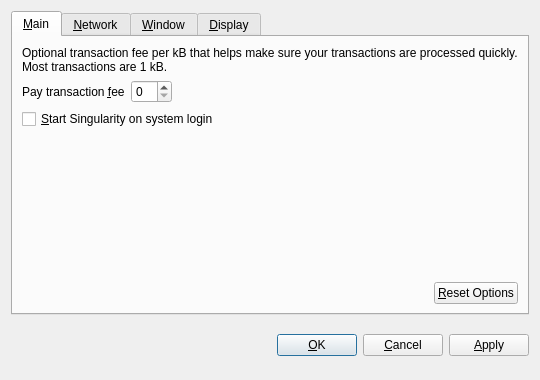
<?xml version="1.0" encoding="UTF-8"?>
<ui version="4.0">
 <class>OptionsDialog</class>
 <widget class="QDialog" name="OptionsDialog">
  <property name="geometry">
   <rect>
    <x>0</x>
    <y>0</y>
    <width>540</width>
    <height>380</height>
   </rect>
  </property>
  <property name="windowTitle">
   <string>Options</string>
  </property>
  <property name="modal">
   <bool>true</bool>
  </property>
  <layout class="QVBoxLayout" name="verticalLayout">
   <item>
    <widget class="QTabWidget" name="tabWidget">
     <property name="tabPosition">
      <enum>QTabWidget::North</enum>
     </property>
     <property name="currentIndex">
      <number>0</number>
     </property>
     <widget class="QWidget" name="tabMain">
      <attribute name="title">
       <string>&amp;Main</string>
      </attribute>
      <layout class="QVBoxLayout" name="verticalLayout_Main">
       <item>
        <widget class="QLabel" name="transactionFeeInfoLabel">
         <property name="text">
          <string>Optional transaction fee per kB that helps make sure your transactions are processed quickly. Most transactions are 1 kB.</string>
         </property>
         <property name="textFormat">
          <enum>Qt::PlainText</enum>
         </property>
         <property name="wordWrap">
          <bool>true</bool>
         </property>
        </widget>
       </item>
       <item>
        <layout class="QHBoxLayout" name="horizontalLayout_1_Main">
         <item>
          <widget class="QLabel" name="transactionFeeLabel">
           <property name="text">
            <string>Pay transaction &amp;fee</string>
           </property>
           <property name="textFormat">
            <enum>Qt::PlainText</enum>
           </property>
           <property name="buddy">
            <cstring>transactionFee</cstring>
           </property>
          </widget>
         </item>
         <item>
          <widget class="BitcoinAmountField" name="transactionFee"/>
         </item>
         <item>
          <spacer name="horizontalSpacer_1_Main">
           <property name="orientation">
            <enum>Qt::Horizontal</enum>
           </property>
           <property name="sizeHint" stdset="0">
            <size>
             <width>40</width>
             <height>20</height>
            </size>
           </property>
          </spacer>
         </item>
        </layout>
       </item>
       <item>
        <widget class="QCheckBox" name="bitcoinAtStartup">
         <property name="toolTip">
          <string>Automatically start Singularity after logging in to the system.</string>
         </property>
         <property name="text">
          <string>&amp;Start Singularity on system login</string>
         </property>
        </widget>
       </item>
       <item>
        <spacer name="verticalSpacer_Main">
         <property name="orientation">
          <enum>Qt::Vertical</enum>
         </property>
         <property name="sizeHint" stdset="0">
          <size>
           <width>20</width>
           <height>40</height>
          </size>
         </property>
        </spacer>
       </item>
       <item>
        <layout class="QHBoxLayout" name="horizontalLayout_2_Main">
         <item>
          <spacer name="horizontalSpacer_2_Main">
           <property name="orientation">
            <enum>Qt::Horizontal</enum>
           </property>
           <property name="sizeHint" stdset="0">
            <size>
             <width>40</width>
             <height>20</height>
            </size>
           </property>
          </spacer>
         </item>
         <item>
          <widget class="QPushButton" name="resetButton">
           <property name="toolTip">
            <string>Reset all client options to default.</string>
           </property>
           <property name="text">
            <string>&amp;Reset Options</string>
           </property>
           <property name="autoDefault">
            <bool>false</bool>
           </property>
          </widget>
         </item>
        </layout>
       </item>
      </layout>
     </widget>
     <widget class="QWidget" name="tabNetwork">
      <attribute name="title">
       <string>&amp;Network</string>
      </attribute>
      <layout class="QVBoxLayout" name="verticalLayout_Network">
       <item>
        <widget class="QCheckBox" name="mapPortUpnp">
         <property name="toolTip">
          <string>Automatically open the Singularity client port on the router. This only works when your router supports UPnP and it is enabled.</string>
         </property>
         <property name="text">
          <string>Map port using &amp;UPnP</string>
         </property>
        </widget>
       </item>
       <item>
        <widget class="QCheckBox" name="connectSocks">
         <property name="toolTip">
          <string>Connect to the Singularity network through a SOCKS proxy (e.g. when connecting through Tor).</string>
         </property>
         <property name="text">
          <string>&amp;Connect through SOCKS proxy:</string>
         </property>
        </widget>
       </item>
       <item>
        <layout class="QHBoxLayout" name="horizontalLayout_Network">
         <item>
          <widget class="QLabel" name="proxyIpLabel">
           <property name="text">
            <string>Proxy &amp;IP:</string>
           </property>
           <property name="textFormat">
            <enum>Qt::PlainText</enum>
           </property>
           <property name="buddy">
            <cstring>proxyIp</cstring>
           </property>
          </widget>
         </item>
         <item>
          <widget class="QValidatedLineEdit" name="proxyIp">
           <property name="maximumSize">
            <size>
             <width>140</width>
             <height>16777215</height>
            </size>
           </property>
           <property name="toolTip">
            <string>IP address of the proxy (e.g. 127.0.0.1)</string>
           </property>
          </widget>
         </item>
         <item>
          <widget class="QLabel" name="proxyPortLabel">
           <property name="text">
            <string>&amp;Port:</string>
           </property>
           <property name="textFormat">
            <enum>Qt::PlainText</enum>
           </property>
           <property name="buddy">
            <cstring>proxyPort</cstring>
           </property>
          </widget>
         </item>
         <item>
          <widget class="QLineEdit" name="proxyPort">
           <property name="maximumSize">
            <size>
             <width>55</width>
             <height>16777215</height>
            </size>
           </property>
           <property name="toolTip">
            <string>Port of the proxy (e.g. 9050)</string>
           </property>
          </widget>
         </item>
         <item>
          <widget class="QLabel" name="socksVersionLabel">
           <property name="text">
            <string>SOCKS &amp;Version:</string>
           </property>
           <property name="textFormat">
            <enum>Qt::PlainText</enum>
           </property>
           <property name="buddy">
            <cstring>socksVersion</cstring>
           </property>
          </widget>
         </item>
         <item>
          <widget class="QValueComboBox" name="socksVersion">
           <property name="toolTip">
            <string>SOCKS version of the proxy (e.g. 5)</string>
           </property>
          </widget>
         </item>
         <item>
          <spacer name="horizontalSpacer_Network">
           <property name="orientation">
            <enum>Qt::Horizontal</enum>
           </property>
           <property name="sizeHint" stdset="0">
            <size>
             <width>40</width>
             <height>20</height>
            </size>
           </property>
          </spacer>
         </item>
        </layout>
       </item>
       <item>
        <spacer name="verticalSpacer_Network">
         <property name="orientation">
          <enum>Qt::Vertical</enum>
         </property>
         <property name="sizeHint" stdset="0">
          <size>
           <width>20</width>
           <height>40</height>
          </size>
         </property>
        </spacer>
       </item>
      </layout>
     </widget>
     <widget class="QWidget" name="tabWindow">
      <attribute name="title">
       <string>&amp;Window</string>
      </attribute>
      <layout class="QVBoxLayout" name="verticalLayout_Window">
       <item>
        <widget class="QCheckBox" name="minimizeToTray">
         <property name="toolTip">
          <string>Show only a tray icon after minimizing the window.</string>
         </property>
         <property name="text">
          <string>&amp;Minimize to the tray instead of the taskbar</string>
         </property>
        </widget>
       </item>
       <item>
        <widget class="QCheckBox" name="minimizeOnClose">
         <property name="toolTip">
          <string>Minimize instead of exit the application when the window is closed. When this option is enabled, the application will be closed only after selecting Quit in the menu.</string>
         </property>
         <property name="text">
          <string>M&amp;inimize on close</string>
         </property>
        </widget>
       </item>
       <item>
        <spacer name="verticalSpacer_Window">
         <property name="orientation">
          <enum>Qt::Vertical</enum>
         </property>
         <property name="sizeHint" stdset="0">
          <size>
           <width>20</width>
           <height>40</height>
          </size>
         </property>
        </spacer>
       </item>
      </layout>
     </widget>
     <widget class="QWidget" name="tabDisplay">
      <attribute name="title">
       <string>&amp;Display</string>
      </attribute>
      <layout class="QVBoxLayout" name="verticalLayout_Display">
       <item>
        <layout class="QHBoxLayout" name="horizontalLayout_1_Display">
         <item>
          <widget class="QLabel" name="langLabel">
           <property name="text">
            <string>User Interface &amp;language:</string>
           </property>
           <property name="textFormat">
            <enum>Qt::PlainText</enum>
           </property>
           <property name="buddy">
            <cstring>lang</cstring>
           </property>
          </widget>
         </item>
         <item>
          <widget class="QValueComboBox" name="lang">
           <property name="toolTip">
            <string>The user interface language can be set here. This setting will take effect after restarting Singularity.</string>
           </property>
          </widget>
         </item>
        </layout>
       </item>
       <item>
        <layout class="QHBoxLayout" name="horizontalLayout_2_Display">
         <item>
          <widget class="QLabel" name="unitLabel">
           <property name="text">
            <string>&amp;Unit to show amounts in:</string>
           </property>
           <property name="textFormat">
            <enum>Qt::PlainText</enum>
           </property>
           <property name="buddy">
            <cstring>unit</cstring>
           </property>
          </widget>
         </item>
         <item>
          <widget class="QValueComboBox" name="unit">
           <property name="toolTip">
            <string>Choose the default subdivision unit to show in the interface and when sending coins.</string>
           </property>
          </widget>
         </item>
        </layout>
       </item>
       <item>
        <widget class="QCheckBox" name="displayAddresses">
         <property name="toolTip">
          <string>Whether to show Singularity addresses in the transaction list or not.</string>
         </property>
         <property name="text">
          <string>&amp;Display addresses in transaction list</string>
         </property>
        </widget>
       </item>
       <item>
        <spacer name="verticalSpacer_Display">
         <property name="orientation">
          <enum>Qt::Vertical</enum>
         </property>
         <property name="sizeHint" stdset="0">
          <size>
           <width>20</width>
           <height>40</height>
          </size>
         </property>
        </spacer>
       </item>
      </layout>
     </widget>
    </widget>
   </item>
   <item>
    <layout class="QHBoxLayout" name="horizontalLayout_Buttons">
     <item>
      <spacer name="horizontalSpacer_1">
       <property name="orientation">
        <enum>Qt::Horizontal</enum>
       </property>
       <property name="sizeHint" stdset="0">
        <size>
         <width>40</width>
         <height>48</height>
        </size>
       </property>
      </spacer>
     </item>
     <item>
      <widget class="QLabel" name="statusLabel">
       <property name="font">
        <font>
         <weight>75</weight>
         <bold>true</bold>
        </font>
       </property>
       <property name="text">
        <string/>
       </property>
       <property name="textFormat">
        <enum>Qt::PlainText</enum>
       </property>
       <property name="wordWrap">
        <bool>true</bool>
       </property>
      </widget>
     </item>
     <item>
      <spacer name="horizontalSpacer_2">
       <property name="orientation">
        <enum>Qt::Horizontal</enum>
       </property>
       <property name="sizeHint" stdset="0">
        <size>
         <width>40</width>
         <height>48</height>
        </size>
       </property>
      </spacer>
     </item>
     <item>
      <widget class="QPushButton" name="okButton">
       <property name="text">
        <string>&amp;OK</string>
       </property>
      </widget>
     </item>
     <item>
      <widget class="QPushButton" name="cancelButton">
       <property name="text">
        <string>&amp;Cancel</string>
       </property>
       <property name="autoDefault">
        <bool>false</bool>
       </property>
      </widget>
     </item>
     <item>
      <widget class="QPushButton" name="applyButton">
       <property name="text">
        <string>&amp;Apply</string>
       </property>
       <property name="autoDefault">
        <bool>false</bool>
       </property>
      </widget>
     </item>
    </layout>
   </item>
  </layout>
 </widget>
 <customwidgets>
  <customwidget>
   <class>BitcoinAmountField</class>
   <extends>QSpinBox</extends>
   <header>bitcoinamountfield.h</header>
  </customwidget>
  <customwidget>
   <class>QValueComboBox</class>
   <extends>QComboBox</extends>
   <header>qvaluecombobox.h</header>
  </customwidget>
  <customwidget>
   <class>QValidatedLineEdit</class>
   <extends>QLineEdit</extends>
   <header>qvalidatedlineedit.h</header>
  </customwidget>
 </customwidgets>
 <resources/>
 <connections/>
</ui>
